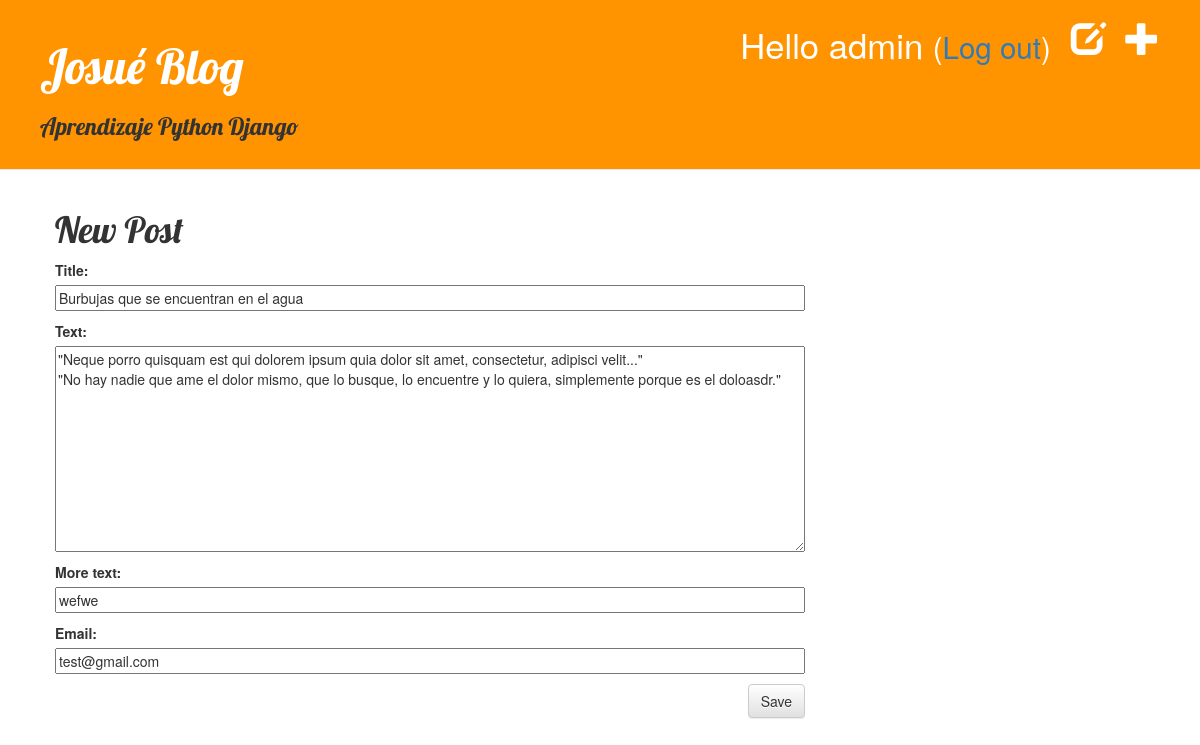
/post/12/edit/ (signed in), run on the app's committed database.
### blog/models.py (models this page shows, shortened)
class Post(models.Model):
	author = models.ForeignKey('auth.User')
	title = models.CharField(max_length=200)
	text = models.TextField()
	more_text = models.CharField(max_length=100, null=True)
	email = models.EmailField(null=True)
	created_date = models.DateTimeField(
		default=timezone.now)
	published_date = models.DateTimeField(
		blank=True, null=True)

### blog/views.py (the view)
# urls.py: url(r'^post/(?P<pk>[0-9]+)/edit/$', views.post_edit, name='post_edit'),
@login_required
def post_edit(request, pk):
    post = get_object_or_404(Post, pk=pk)
    if request.method == "POST":
        form = PostForm(request.POST, instance=post)
        if form.is_valid():
            post = form.save(commit=False)
            post.author = request.user
            post.save()
            return redirect('post_detail', pk=post.pk)
    else:
        form = PostForm(instance=post)
    return render(request, 'blog/post_edit.html', {'form': form})

### blog/forms.py
class PostForm(forms.ModelForm):
	class Meta:
		model = Post
		fields = ('title', 'text', 'more_text', 'email',)

### blog/templates/blog/post_edit.html
{% extends 'blog/base.html' %}
{% block content %}
    <h1>New Post</h1>
    <form method="POST" class="post-form">{% csrf_token %}
	{{ form.as_p }}
	<button type="submit" class="save btn btn-default">Save</button>
    </form>
{% endblock %}

### blog/templates/blog/base.html (shortened to what this page needs)
{% load staticfiles %}
<html>
        <head>
                <div class="page-header">
                    {% if user.is_authenticated %}
                        <a href="{% url 'post_new' %}" class="top-menu"><span class="glyphicon glyphicon-plus"></span></a>
                        <a href="{% url 'post_draft_list' %}" class="top-menu"><span class="glyphicon glyphicon-edit"></span></a>
                        <p class="top-menu">Hello {{ user.username }} <small>(<a href="{% url 'logout' %}">Log out</a>)</small></p>
                    {% else %}
                        <a href="{% url 'login' %}" class="top-menu"><span class="glyphicon glyphicon-lock"></span></a>
                    {% endif %}
                    <h1><a href="/">Josué Blog</a></h1><h3>Aprendizaje Python Django</h3>
                </div>
                <link rel="stylesheet" href="//maxcdn.bootstrapcdn.com/bootstrap/3.2.0/css/bootstrap.min.css">
                <link rel="stylesheet" href="//maxcdn.bootstrapcdn.com/bootstrap/3.2.0/css/bootstrap-theme.min.css">
                <link rel="stylesheet" href="{% static 'css/blog.css' %}">
        </head>
	<body>
        <div class="content container">
            <div class="row">
                <div class="col-md-8">
                {% block content %}
                {% endblock %}
                </div>
            </div>
        </div>
    </body>
</html>

### blog/static/css/blog.css (style rules this page uses)
.page-header { background-color: #ff9400; margin-top: 0; padding: 20px 20px 20px 40px; }
.page-header h1, .page-header h1 a, .page-header h1 a:visited, .page-header h1 a:active { color: #ffffff; font-size: 36pt; text-decoration: none; }
.content { margin-left: 40px; }
h1, h2, h3, h4 { font-family: 'Lobster', cursive; }
.save { float: right; }
.post-form textarea, .post-form input { width: 100%; }
.top-menu, .top-menu:hover, .top-menu:visited { color: #ffffff; float: right; font-size: 26pt; margin-right: 20px; }

### data on the page
Post: title "Burbujas que se encuentran en el agua", text "\"Neque porro quisquam est qui dolorem ipsum quia dolor sit amet, consectetur, adipisci velit...\" \"No hay nadie que ame el dolor mismo, que lo busque, lo encuentre y lo quiera, simplemente porque es el doloasdr.\"", more_text "wefwe", email "test@gmail.com"

### other printed values
{{ user.username }} "admin"
